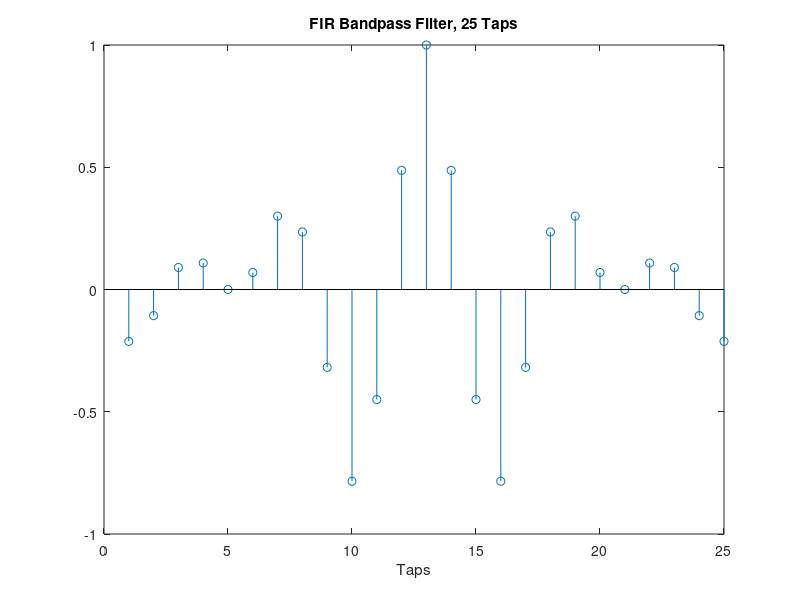
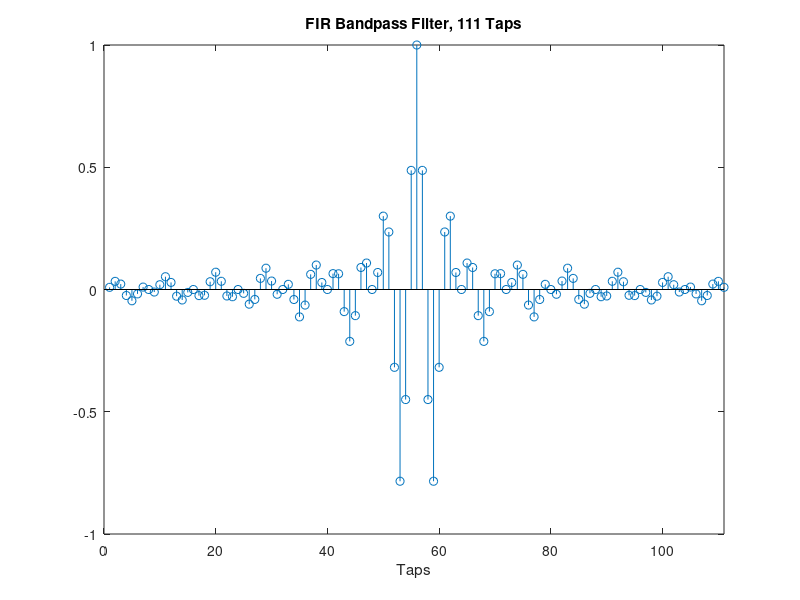

These charts were generated, in order, by the following MATLAB code: (Note: this script raises an error after producing the figures.)
Ma=25;
tapsa=[];
for n=-(((Ma-1)/2)):(((Ma-1)/2))
    tapsa = [tapsa, (cos((n*pi)/3)*sinc(n/8))];
end
figure(1)
stem(tapsa)
title("FIR Bandpass Filter, 25 Taps")
xlabel("Taps")
xlim([0 Ma])
saveas(figure(1), "FIR FILTER 25 TAPS.svg")

Mb=111;
tapsb=[];
for n=-(((Mb-1)/2)):(((Mb-1)/2))
    tapsb = [tapsb, (cos((n*pi)/3)*sinc(n/8))];
end
figure(2)
stem(tapsb)
title("FIR Bandpass Filter, 111 Taps")
xlabel("Taps")
xlim([0 Mb])
saveas(figure(2), "FIR FILTER 111 TAPS.svg")
%%
Fs = 160; %Hz
padded_tapsa = [tapsa,zeros(1,(1000-Ma))];
padded_tapsb = [tapsb,zeros(1,(1000-Mb))];

fft_tapsa = (fft(padded_tapsa));
freqsa = linspace(0, Fs, length(fft_tapsa));
fft_tapsb = (fft(padded_tapsb));
freqsb = linspace(0, Fs, length(fft_tapsb));

figure(3)
tiledlayout(2,1)
nexttile
plot(freqsa, abs(fft_tapsa))
title("Phase Resposne, 25 Tap Filter")
xlabel("Frequency [Hz]")
ylabel("Magnitude (linear)")

nexttile
plot(freqsa, unwrap(angle(fft_tapsa)))
xlabel("Frequency [Hz]")
ylabel("Phase")
saveas(figure(3),"25 Taps Freq Response.svg")

figure(4)
tiledlayout(2,1)
nexttile
plot(freqsb, abs(fft_tapsb))
title("Phase Resposne, 111 Tap Filter")
xlabel("Frequency [Hz]")
ylabel("Magnitude (linear)")
nexttile
plot(freqsb, unwrap(angle(fft_tapsb)))
xlabel("Frequency [Hz]")
ylabel("Phase")
saveas(figure(4),"111 Taps Freq Response.svg")
%%
window = blackman(length(tapsb));
windowtaps = zeros(1,length(tapsb));
for n = 1 : length(tapsb)
    windowtaps(n) = window(n)*tapsb(n);
end
windowtapspadded = [windowtaps,zeros(1,(1000-length(windowtaps)))];
windowedfft = fft(windowtapspadded);
figure(5)
tiledlayout(2,1)
nexttile
plot(freqsb, abs(windowedfft))
title("Frequency Resposne, 111 Tap Filter, Blackman Window Application")
xlabel("Frequency [Hz]")
ylabel("Magnitude (linear)")
nexttile
plot(freqsb, unwrap(angle(windowedfft)))
xlabel("Frequency [Hz]")
ylabel("Phase")
saveas(figure(5),"111 Taps Windowed Freq Response.svg")

%% Minimax method filter design
Fs = 160;%Hz
M = 251;
f = [0 0.23 0.25 0.5 0.52 1];
a = [0 0 4 4 0 0];
w = [1,6,1];
[b,err] = firpm(M-1,f,a,w);

figure(6)
stem(b)
xlim([0 M])
title("Filter taps as determined by the MATLAB firpm method")
saveas(figure(6), "FIRPM Filter Taps.svg")

b = [b,zeros(1,(1000-length(b)))];
B = fft(b);
freqsb = linspace(0, Fs, length(B));

figure(7)
tiledlayout(2,1)
nexttile
plot(f*80,a)
hold on;
plot(freqsb, abs(B))
legend('Ideal','firpm Design')
title("Frequency Resposne, 109 Tap Filter, FIRPM Method Application")
xlabel("Frequency [Hz]")
ylabel("Magnitude (linear)")
xlim([0 80])
nexttile
plot(freqsb, unwrap(angle(B)))
xlabel("Frequency [Hz]")
ylabel("Phase")
xlim([0 80])
saveas(figure(7),"Ideal vs firpm FREQ RESP.svg")
err

%% Minimax filter run 2
Fs = 160;%Hz
M = 675;
f = [0 0.295 0.305 0.695 0.705 1.695 1.705 2.095 2.105 pi]/pi;
a = [0 0     2      2     0     0     1     1     0     0];
[b,err] = firpm(M-1,f,a);

figure(8)
stem(b)
xlim([0 M])
title("Filter taps as determined by the MATLAB firpm method - 675 Taps")
saveas(figure(8), "VERSION 2 FIRPM Filter Taps.svg")

b = [b,zeros(1,(1000-length(b)))];
B = fft(b);
freqsb = linspace(0, Fs, length(B));

figure(9)
tiledlayout(2,1)
nexttile
plot(f*80,a)
hold on;
plot(freqsb, abs(B))
legend('Ideal','firpm Design')
title("Frequency Resposne, 675 Tap Filter, FIRPM Method Application")
xlabel("Frequency [Hz]")
ylabel("Magnitude (linear)")
xlim([0 80])
nexttile
plot(freqsb, unwrap(angle(B)))
xlabel("Frequency [Hz]")
ylabel("Phase")
xlim([0 80])
saveas(figure(9),"VERSION 2 Ideal vs firpm FREQ RESP.svg")
err
%% continuous time filter
Fs = 160;%Hz
wp = 30*2*pi;
ws = 40*2*pi;
rp = 3;
rs = 15;
N = cheb1ord(wp,ws,rp,rs,'s');
[NUM,DEN] = cheby1(N,rp,wp,'s');
systemc = tf(NUM,DEN)
figure(10)
bode(systemc)
title("4th-Order CT Chebyshev Filter Prototype")

%%IIR filter Bilinear Transform
figure(11)
[NUMd, DENd] = bilinear(NUM,DEN,Fs);
freqz(NUMd,DENd)
title('Biliear Transform of the Prototype Chebyshev Filter, Freq Response')
saveas(figure(11), "Bilinear Transform Q4B.svg")

figure(12)
systemd = filt(NUMd,DENd,1/Fs);
bode(systemd)
%% Section 5

[NUMd, DENd] = cheby1(4,3,30/80);
figure(13)
freqz(NUMd,DENd)
systemd = filt(NUMd,DENd,1/160)
%% Section 6 Cascaded IIR Filter
Fs = 160; %Hz

[NUMd, DENd] = cheby1(10,1,8/80);
figure(14)
freqz(NUMd,DENd)
title({"IIR 10^{th} Order Chebyshev LPF Frequency Reposne"; "1dB Passband Ripple, 0.1\pi Cutoff, 0dB Passband Gain"})

NUMd = NUMd*db2mag(20);
figure(15)
freqz(NUMd,DENd)
title({"IIR 10^{th} Order Chebyshev LPF Frequency Reposne"; "1dB Passband Ripple, 0.1\pi Cutoff, 20dB Passband Gain"})

systemd = filt(NUMd,DENd,1/Fs);
figure(16)
pzmap(systemd)
title({"IIR 10^{th} Order Chebyshev 20dB Gain Pole Zero Plot"})

[zeros,poles,b0]=tf2zpk(NUMd,DENd)
format long 
[sos,b0]=tf2sos(NUMd,DENd)

%% section 7 cacade IIR implementation
clear all;
clear;
clc;
tic
Fs = 160; %Hz
L = 5;
lengthInput = 1000;
[NUMd, DENd] = cheby1(10,1,8/80);
NUMd = NUMd*db2mag(20);
[sos,b0]=tf2sos(NUMd,DENd);
[inputs, outputs] = myCascadedIIRFilter(L, sos, b0, Fs, lengthInput);

toc
figure(17)
plot (inputs)
hold on;
plot (outputs)
legend("input", "output")
title("Cascaded IIR Filter Implementation.")
ylabel("Signal Amplitude")
xlabel("Time [n]")
%saveas(figure(17), "IIR Filter performance.svg")

figure(18)
IN = fft(inputs);
OUT = fft(outputs);
digital_freqs = linspace(0, 2*pi, length(IN));
freqs = (digital_freqs*Fs)/2*pi;
plot((digital_freqs/(2*pi))*160, mag2db(abs(IN)))
hold on
plot((digital_freqs/(2*pi))*160,mag2db(abs(OUT)))
xlim([0 80])
ylabel("Magnitude [dB]")
xlabel("Frequency [Hz]")
title("Cascaded IIR Filter Implementation - Frequency Spectrum.")
%saveas(figure(18), "IIR FILTER FREQUENCY SPECTRUM.svg")
